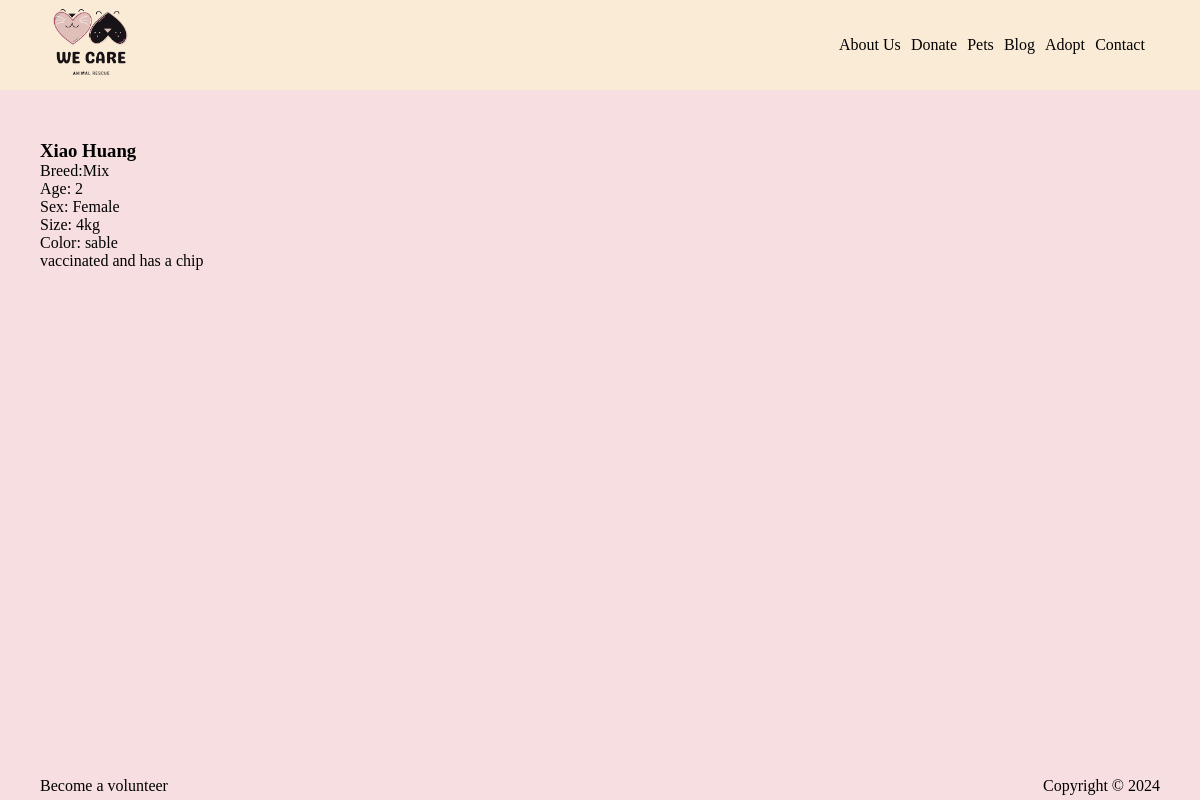
The page /pets/3/ on the database as committed earlier.
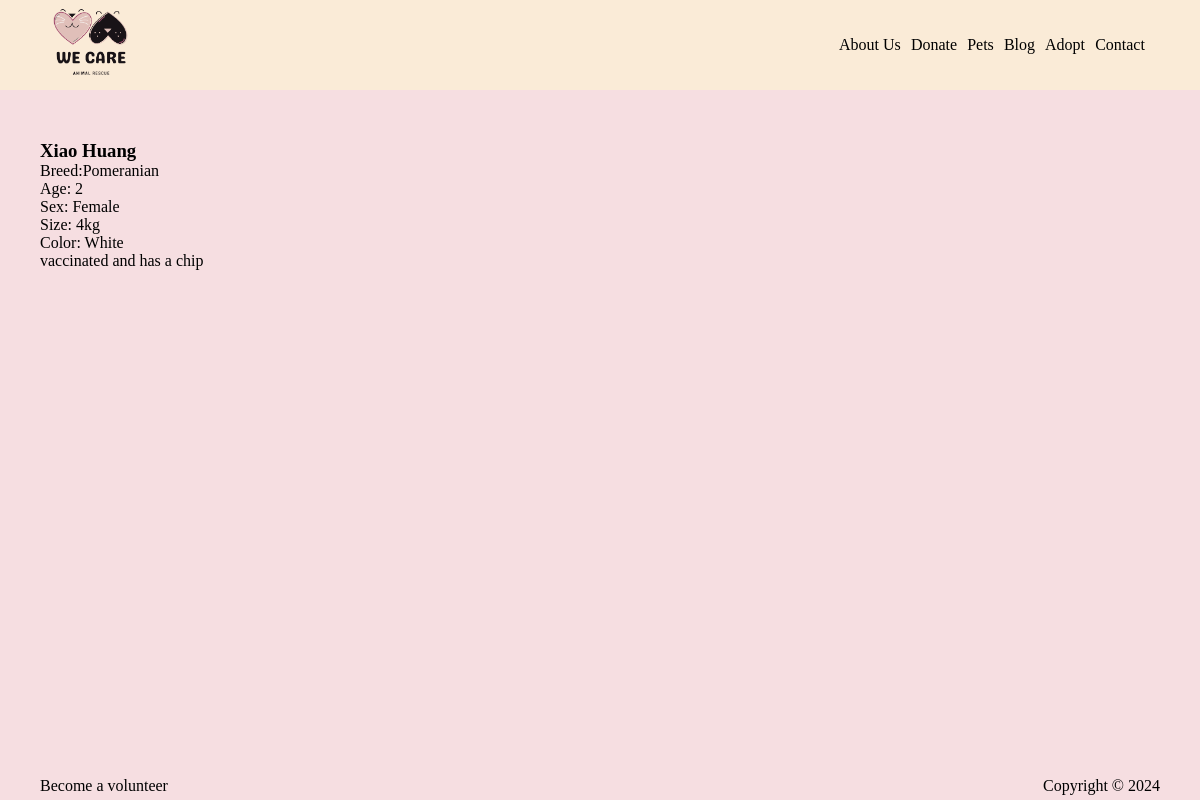
The same page on the database as committed later.
### pets/models.py (models this page shows, shortened)
class Pet(models.Model):
    ADOPTION_STATUS_CHOICES = [
        ('available', 'Available'),
        ('pending', 'Pending'),
        ('adopted', 'Adopted')
    ]
    name = models.CharField(max_length=100)
    species = models.CharField(max_length=50)
    breed = models.CharField(max_length=100, blank=True)
    age = models.IntegerField()
    sex = models.CharField(max_length=10)
    size = models.CharField(max_length=20)
    color = models.CharField(max_length=50)
    health_issues = models.TextField(max_length=200)
    description = models.TextField(max_length=1000)
    adoption_status = models.CharField(max_length=20, choices=ADOPTION_STATUS_CHOICES)
    rescue_organization = models.CharField(max_length=80)
    date_added = models.DateField(default=timezone.now)
    image = models.ImageField(upload_to='pet_images/', blank=True)
    status =models.TextField()

### pets/views.py (the view)
# urls.py: path("pets/<int:pet_id>/", views.single_pet, name = "single_pet")
def single_pet(request,pet_id):
    pet = models.Pet.objects.get(pk=pet_id)
    return render(request, "single_pet.html", {"pet":  pet})

### pets/templates/single_pet.html (shortened to what this page needs)
{% extends "base.html" %}
{% block single_pet_template %}
<div>
    <div>
        <h3>{{pet.name}}</h3>
        <p>Breed:{{pet.breed}}</p>
        <p>Age: {{ pet.age }}</p>
        <p>Sex: {{ pet.sex }}</p>
        <p>Size: {{ pet.size }}</p>
        <p>Color: {{ pet.color }}</p>
         <p>{{ pet.description }}</p>
    </div>
</div>
{% endblock  %}

Rows that differ between the two databases and show on the page:
changed Pet "Xiao Huang": breed "Mix" → "Pomeranian"; color "sable" → "White"
